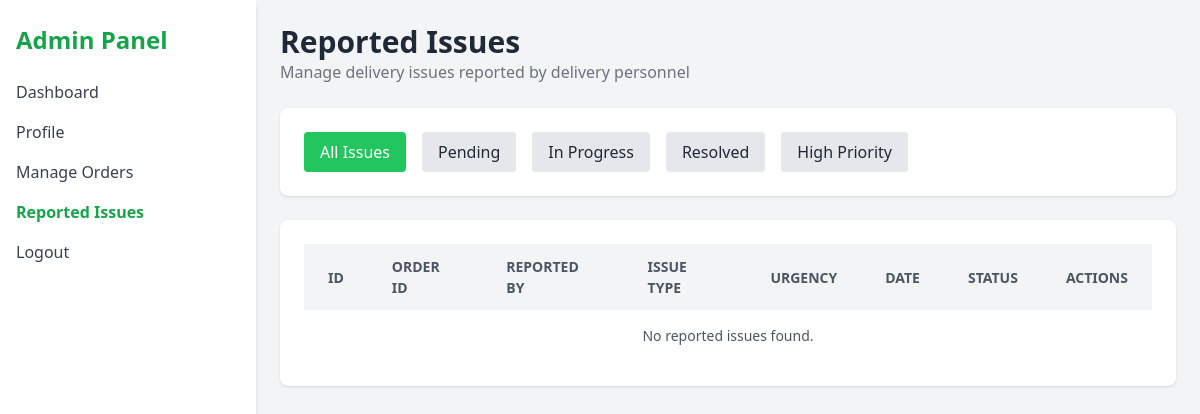
/admin/reported-issues (signed in), run on an earlier commit of the app's database.
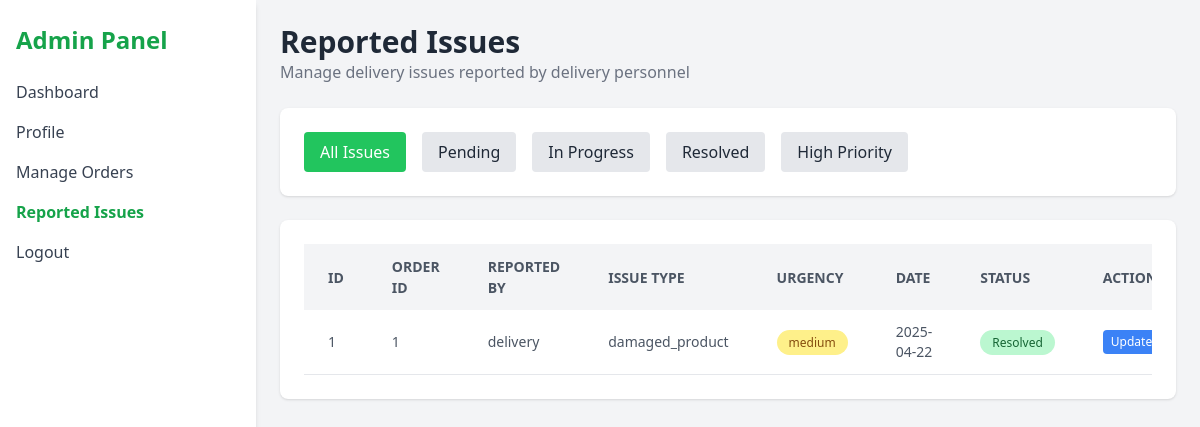
And on a later commit of the database.
### models.py (models this page shows)
class DeliveryIssue(db.Model):
    id = db.Column(db.Integer, primary_key=True)
    order_id = db.Column(db.Integer, db.ForeignKey('order.id'))
    reported_by = db.Column(db.Integer, db.ForeignKey('user.id'))
    issue_type = db.Column(db.String(50))  # delivery_delay, wrong_address, customer_unavailable, etc.
    description = db.Column(db.Text)
    image = db.Column(db.String(100))  # Path to uploaded image
    urgency = db.Column(db.String(20))  # low, medium, high
    status = db.Column(db.String(20), default='Pending')  # Pending, In Progress, Resolved
    created_at = db.Column(db.DateTime, default=datetime.utcnow)
    resolved_at = db.Column(db.DateTime)
    order = db.relationship('Order', backref='issues')
    reporter = db.relationship('User', backref='reported_issues')

class User(db.Model):
    id = db.Column(db.Integer, primary_key=True)
    email = db.Column(db.String(100), unique=True, nullable=False)
    name = db.Column(db.String(100), nullable=False)
    password = db.Column(db.String(200), nullable=False)
    role = db.Column(db.String(50), nullable=False)  # admin, manager, farmer, delivery_man, customer
    phone = db.Column(db.String(20))
    address = db.Column(db.Text)
    blood_group = db.Column(db.String(5))
    image = db.Column(db.String(200))

### app.py (the view, shortened to what this page needs)
@app.route('/admin/reported-issues', methods=['GET', 'POST'])
def admin_reported_issues():
    if 'user_id' not in session:
        return redirect(url_for('login'))
    user = User.query.get(session['user_id'])
    if not user or user.role not in ['admin', 'manager']:
        return redirect(url_for('login'))
    issues = DeliveryIssue.query.join(User, DeliveryIssue.reported_by == User.id).add_entity(User).all()
    formatted_issues = []
    for issue, reporter in issues:
        issue_dict = {
            'id': issue.id,
            'order_id': issue.order_id,
            'reporter': reporter,
            'issue_type': issue.issue_type,
            'description': issue.description,
            'image': issue.image,
            'urgency': issue.urgency,
            'status': issue.status,
            'created_at': issue.created_at
        }
        formatted_issues.append(issue_dict)
    return render_template('admin_reported_issues.html', user=user, issues=formatted_issues)

### templates/admin_reported_issues.html (shortened to what the changed rows need)
<!DOCTYPE html>
<html lang="en">
<head>
  <script src="https://cdn.tailwindcss.com"></script>
</head>
<body class="bg-gray-100 min-h-screen">
  <div class="flex h-screen">
    <aside class="w-64 bg-white shadow-md px-4 py-6">
      <h1 class="text-2xl font-bold text-green-600 mb-6">{{ 'Admin' if user.role == 'admin' else 'Manager' }} Panel</h1>
    </aside>
    <main class="flex-1 p-6 overflow-y-auto">
      <header class="mb-6">
        <h2 class="text-3xl font-semibold text-gray-800">Reported Issues</h2>
      </header>
      <section class="bg-white p-6 rounded-lg shadow">
        <div class="overflow-x-auto">
          <table class="min-w-full bg-white">
            <thead>
              <tr class="bg-gray-100 text-gray-600 uppercase text-sm leading-normal">
                <th class="py-3 px-6 text-left">ID</th>
                <th class="py-3 px-6 text-left">Order ID</th>
                <th class="py-3 px-6 text-left">Reported By</th>
                <th class="py-3 px-6 text-left">Issue Type</th>
                <th class="py-3 px-6 text-left">Urgency</th>
                <th class="py-3 px-6 text-left">Date</th>
                <th class="py-3 px-6 text-left">Status</th>
                <th class="py-3 px-6 text-left">Actions</th>
              </tr>
            </thead>
            <tbody class="text-gray-600 text-sm">
              {% if issues %}
                {% for issue in issues %}
                <tr class="border-b border-gray-200 hover:bg-gray-50">
                  <td class="py-3 px-6">{{ issue.id }}</td>
                  <td class="py-3 px-6">{{ issue.order_id }}</td>
                  <td class="py-3 px-6">{{ issue.reporter.name }}</td>
                  <td class="py-3 px-6">{{ issue.issue_type }}</td>
                  <td class="py-3 px-6">
                    <span class="{% if issue.urgency == 'high' %}bg-red-200 text-red-800{% elif issue.urgency == 'medium' %}bg-yellow-200 text-yellow-800{% else %}bg-blue-200 text-blue-800{% endif %} py-1 px-3 rounded-full text-xs">
                      {{ issue.urgency }}
                    </span>
                  </td>
                  <td class="py-3 px-6">{{ issue.created_at.strftime('%Y-%m-%d') }}</td>
                  <td class="py-3 px-6">
                    <span class="{% if issue.status == 'Pending' %}bg-yellow-200 text-yellow-800{% elif issue.status == 'In Progress' %}bg-blue-200 text-blue-800{% elif issue.status == 'Resolved' %}bg-green-200 text-green-800{% endif %} py-1 px-3 rounded-full text-xs">
                      {{ issue.status }}
                    </span>
                  </td>
                  <td class="py-3 px-6">
                    <button onclick="openModal({{ issue.id }})" class="bg-blue-500 text-white px-2 py-1 rounded text-xs">Update</button>
                  </td>
                </tr>
                {% endfor %}
              {% else %}
                <tr>
                  <td colspan="8" class="py-4 px-6 text-center">No reported issues found.</td>
                </tr>
              {% endif %}
            </tbody>
          </table>
        </div>
      </section>
    </main>
  </div>
</body>
</html>

What changed in the data, as far as the page shows it:
added DeliveryIssue: id "1", order_id "1", reporter.name "delivery", issue_type "damaged_product", urgency "medium", created_at "2025-04-22", status "Resolved"
Also different on the page:
text no longer shown: "No reported issues found."
